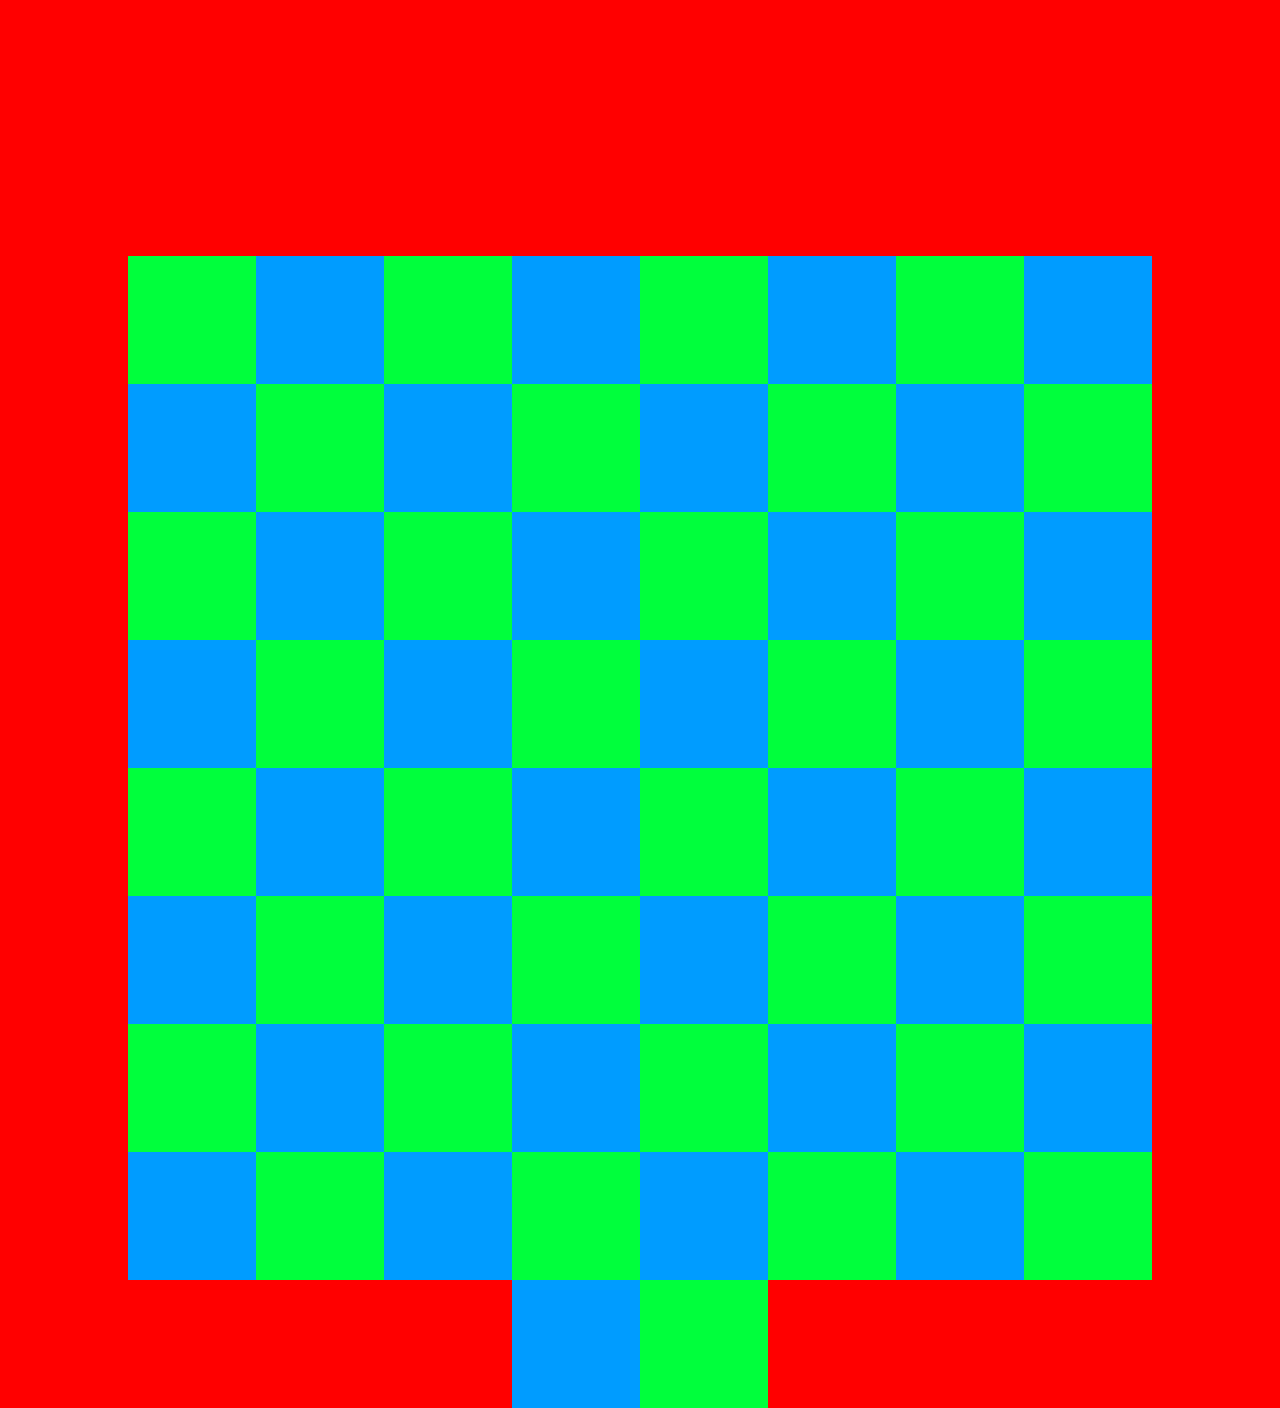

Below is a game level as drawn by its tile map, then a one-line description and the .tmx that defines it (tile-layer data replaced by summaries):
An orthogonal 10x11 tile map with 128x128 px tiles, 3 tile layers (background, barrier, twocolortiled), 2 tilesets and 2 objects (playerpointdown, eyecubeboss1).

<map version="1.0" orientation="orthogonal" renderorder="right-down" width="10" height="11" tilewidth="128" tileheight="128" nextobjectid="3">
 <tileset firstgid="1" name="eyecubtield" tilewidth="128" tileheight="128" tilecount="4" columns="2">
  <image source="eyecubeboss/eyecubtield.png" width="256" height="256" />
 </tileset>
 <tileset firstgid="5" name="barrier" tilewidth="128" tileheight="128" tilecount="4" columns="2">
  <image source="eyecubeboss/barrier.png" width="256" height="256" />
  <tile id="0">
   <properties>
    <property name="Collidable" value="true" />
   </properties>
  </tile>
  <tile id="1">
   <properties>
    <property name="lasernormal" value="true" />
   </properties>
  </tile>
  <tile id="2">
   <properties>
    <property name="laserhard" value="true" />
   </properties>
  </tile>
 </tileset>
 <layer name="background" width="10" height="11">
  <properties>
   <property name="cc_vertexz" value="-31" />
  </properties>
  <data>[110 cells, 110 non-empty, 4 distinct tile ids]</data>
 </layer>
 <layer name="barrier" width="10" height="11">
  <data>[110 cells, 44 non-empty, 1 distinct tile ids]</data>
 </layer>
 <layer name="twocolortiled" width="10" height="11">
  <data>[110 cells, 66 non-empty, 2 distinct tile ids]</data>
 </layer>
 <objectgroup name="objects">
  <object id="1" name="playerpointdown" x="593.939" y="1290.91" width="87.8788" height="78.7879" />
  <object id="2" name="eyecubeboss1" x="704" y="704" width="47" height="45" />
 </objectgroup>
</map>